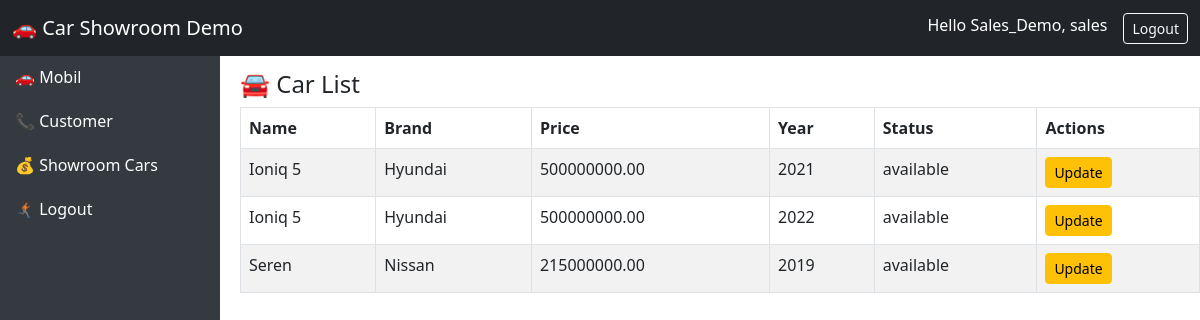
Page /demo/dashboard/carlist/ (signed in) on the earlier database version.
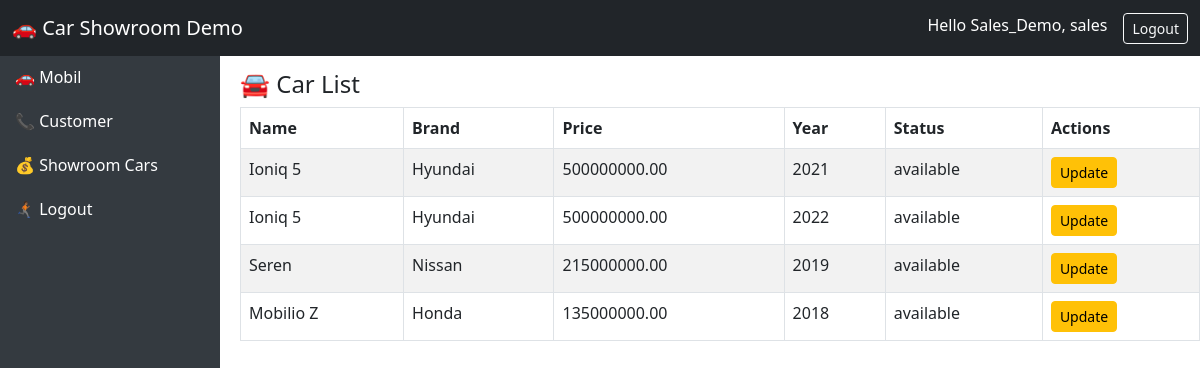
Same page on the later database version.
### cars/models.py (models this page shows, shortened)
class Cars(models.Model):
    id = models.AutoField(primary_key=True)
    nama = models.CharField(max_length=100)
    harga = models.DecimalField(max_digits=12, decimal_places=2)
    merek = models.CharField(max_length=50)
    model = models.CharField(max_length=50)
    tahun = models.IntegerField()
    kilometer = models.IntegerField()
    transmisi = models.CharField(max_length=20, choices=[('auto','Otomatis'), ('manual', 'Manual')])
    jenis_bahan_bakar = models.CharField(max_length=20, choices=[('bensin','Bensin'), ('diesel', 'Diesel'), ('elektrik', 'Elektrik')])
    mesin = models.CharField(max_length=50)
    tempat_duduk = models.IntegerField()
    deskripsi = models.TextField()
    gambar = models.ImageField(upload_to='cars/images/',blank=True, null=True)
    status = models.CharField(max_length=20,
                              choices=[('available','Available'),('sold','Sold'),('booked','Booked')],default='available')

### demo/views.py (the view)
# urls.py: path('dashboard/carlist/', demo_carlist_dashboard, name='demo_carlist_dashboard'),
def demo_carlist_dashboard(request):
    if not request.user.is_authenticated:
        return redirect("demo_login")
    cars = Cars.objects.all()
    return render(request, "demo/car_list_dashboard.html", {"cars": cars})

### demo/templates/demo/car_list_dashboard.html (shortened to what this page needs)
{% extends 'demo/base.html' %}
{% block content %}
<h4>🚘 Car List</h4>
<table class="table table-bordered table-striped">
  <thead>
    <tr>
      <th>Name</th>
      <th>Brand</th>
      <th>Price</th>
      <th>Year</th>
      <th>Status</th>
      {% if request.user.role in 'admin sales' %}
        <th>Actions</th>
      {% endif %}
    </tr>
  </thead>
  <tbody>
    {% for car in cars %}
      <tr>
        <td><a href="{% url 'detail_car' car.id %}" class="text-decoration-none text-dark" style="font-weight: normal; text-decoration: none;">{{car.nama}}</td>
        <td>{{ car.merek }}</td>
        <td>{{ car.harga }}</td>
        <td>{{ car.tahun }}</td>
        <td>{{ car.status }}</td>
        {% if request.user.role == 'admin' %}
        <td>
          <a href="{% url 'update_car' car.id %}?next={% url 'demo_carlist_dashboard' %}" class="btn btn-sm btn-warning">Edit</a>
          {% comment %} <a href="#" class="btn btn-sm btn-danger">Delete</a> {% endcomment %}
          <a href="{% url 'delete_car' car.id %}?next={% url 'demo_carlist_dashboard' %}" class="btn btn-sm btn-danger">Delete</a>
          <a href="{% url 'service_history' car.id %}?next={% url 'demo_carlist_dashboard' %}" class="btn btn-sm btn-success">Tambah data service</a>
        </td>
        {% elif request.user.role == 'sales' %}
        <td>
          <a href="{% url 'update_car' car.id %}?next={% url 'demo_carlist_dashboard' %}" class="btn btn-sm btn-warning">Update</a>
        </td>
        {% endif %}
      </tr>
    {% endfor %}
  </tbody>
</table>
{% endblock %}

Differences in the rows shown:
added Cars: nama "Mobilio Z", merek "Honda", harga "135000000.00", tahun "2018", status "available"
